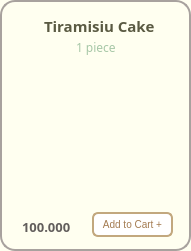
       <widget class="QFrame" name="frame_croistiramisu">
        <property name="geometry">
         <rect>
          <x>240</x>
          <y>300</y>
          <width>191</width>
          <height>251</height>
         </rect>
        </property>
        <property name="styleSheet">
         <string notr="true">background-color:#FFFFF0;
border-radius: 15px; 
border: 2px solid #A8A29E ;</string>
        </property>
        <property name="frameShape">
         <enum>QFrame::StyledPanel</enum>
        </property>
        <property name="frameShadow">
         <enum>QFrame::Raised</enum>
        </property>
        <widget class="QLabel" name="label_crois_tiramisu">
         <property name="geometry">
          <rect>
           <x>1</x>
           <y>40</y>
           <width>191</width>
           <height>191</height>
          </rect>
         </property>
         <property name="sizePolicy">
          <sizepolicy hsizetype="Fixed" vsizetype="Fixed">
           <horstretch>25</horstretch>
           <verstretch>25</verstretch>
          </sizepolicy>
         </property>
         <property name="minimumSize">
          <size>
           <width>25</width>
           <height>25</height>
          </size>
         </property>
         <property name="maximumSize">
          <size>
           <width>16777215</width>
           <height>16777215</height>
          </size>
         </property>
         <property name="sizeIncrement">
          <size>
           <width>3</width>
           <height>0</height>
          </size>
         </property>
         <property name="styleSheet">
          <string notr="true">border:0px;
border-radius:0px;
background-color: transparent</string>
         </property>
         <property name="frameShape">
          <enum>QFrame::WinPanel</enum>
         </property>
         <property name="text">
          <string/>
         </property>
         <property name="pixmap">
          <pixmap>../images/tiramisu_cake.png</pixmap>
         </property>
         <property name="scaledContents">
          <bool>true</bool>
         </property>
        </widget>
        <widget class="QLabel" name="label_tiramisu">
         <property name="geometry">
          <rect>
           <x>44</x>
           <y>16</y>
           <width>121</width>
           <height>20</height>
          </rect>
         </property>
         <property name="sizePolicy">
          <sizepolicy hsizetype="Fixed" vsizetype="Fixed">
           <horstretch>0</horstretch>
           <verstretch>0</verstretch>
          </sizepolicy>
         </property>
         <property name="font">
          <font>
           <family>Mongolian Baiti</family>
           <pointsize>11</pointsize>
           <weight>75</weight>
           <bold>true</bold>
          </font>
         </property>
         <property name="styleSheet">
          <string notr="true">border-radius: 0px;
border:0px solid;
color:#5A5A42</string>
         </property>
         <property name="text">
          <string>Tiramisiu Cake</string>
         </property>
        </widget>
        <widget class="QLabel" name="label_tiramisu_size">
         <property name="geometry">
          <rect>
           <x>76</x>
           <y>39</y>
           <width>51</width>
           <height>16</height>
          </rect>
         </property>
         <property name="sizePolicy">
          <sizepolicy hsizetype="Fixed" vsizetype="Fixed">
           <horstretch>0</horstretch>
           <verstretch>0</verstretch>
          </sizepolicy>
         </property>
         <property name="font">
          <font>
           <family>Mongolian Baiti</family>
           <pointsize>9</pointsize>
          </font>
         </property>
         <property name="styleSheet">
          <string notr="true">color: #A7C7A7;
border:0px</string>
         </property>
         <property name="text">
          <string>1 piece</string>
         </property>
        </widget>
        <widget class="QLabel" name="label_tiramisu_price">
         <property name="geometry">
          <rect>
           <x>22</x>
           <y>219</y>
           <width>81</width>
           <height>16</height>
          </rect>
         </property>
         <property name="font">
          <font>
           <family>Mongolian Baiti</family>
           <pointsize>10</pointsize>
           <weight>75</weight>
           <bold>true</bold>
          </font>
         </property>
         <property name="styleSheet">
          <string notr="true">border:0px;
color: rgb(98, 94, 92);
</string>
         </property>
         <property name="text">
          <string>100.000</string>
         </property>
        </widget>
        <widget class="QPushButton" name="pushButton_add17">
         <property name="geometry">
          <rect>
           <x>92</x>
           <y>212</y>
           <width>81</width>
           <height>25</height>
          </rect>
         </property>
         <property name="maximumSize">
          <size>
           <width>16777207</width>
           <height>16777215</height>
          </size>
         </property>
         <property name="font">
          <font>
           <pointsize>-1</pointsize>
          </font>
         </property>
         <property name="styleSheet">
          <string notr="true">QPushButton {
    background-color: white;
    color: #A37B50;
    border: 2px solid #C2A87E;
    border-radius: 6px;
    padding: 4px 5px;
    font-size: 10px;
}

QPushButton:hover {
    background-color: #F7F3EF;
}

QPushButton:pressed {
    background-color: #E6D5C3;
}
</string>
         </property>
         <property name="text">
          <string>Add to Cart +</string>
         </property>
        </widget>
       </widget>
